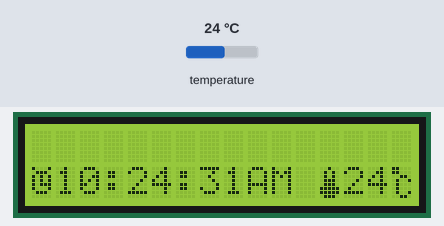
Recording of a sketch running on a simulated Arduino Uno, built with avr-gcc and run on an emulated ATmega328P. Shown: 16×2 character LCD. The test bench sets the inputs (shaded band); at power-on: temperature 24 °C. The local clock reads 2024-03-15 10:24:30 at power-on unless the sketch sets it.

Above: at 1.2 s.
1.3 s: temperature set to 9 °C
At 3.8 s:
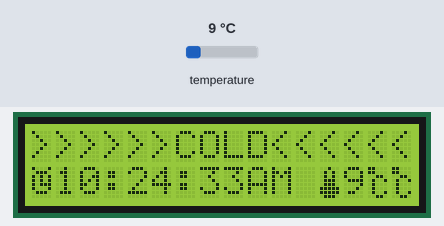
4.3 s: temperature set to 33 °C
At 5.8 s:
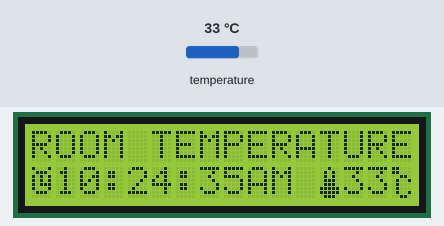
7.3 s: temperature set to 28 °C
At 8.4 s:
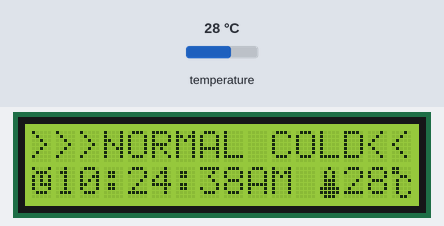
10.3 s: temperature set to 41 °C
At 12.8 s:
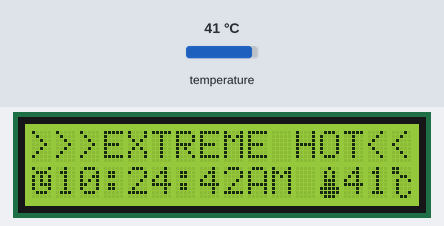
13.3 s: temperature set to 45 °C
At 13.47 s:
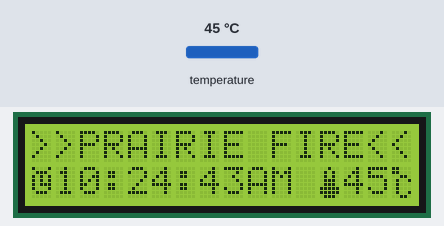
16.3 s: temperature set to 9 °C
At 19.6 s:
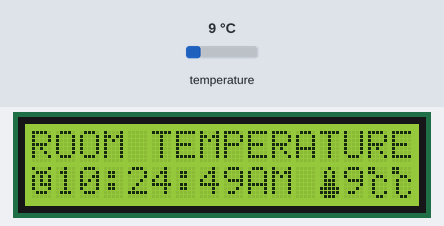
Timing chart, 0 to 20.3 s (numbered marks = the images above; inputs shaded):
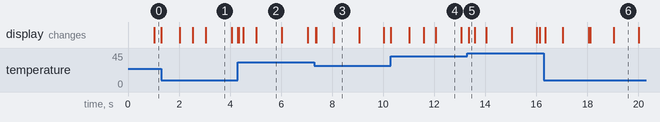

Measured:
- after the input at 1.3 s, the display: first changes at once (image 1 shows a later state)
- after the input at 4.3 s, the display: first changes at once (image 2 shows a later state)
- after the input at 7.3 s, the display: first differs from a run without the input after 0.08 s (image 3 shows a later state)
- after the input at 13.3 s, the display: changes after 0.06 s (image 5)
- after the input at 16.3 s, the display: first changes after 0.06 s (image 6 shows a later state)
- what the display in image 1 shows lasts 1.0 s, from 3.1 s to 4.1 s

The sketch:

temperatureStatusAndTime.ino
```cpp
// Temperature functions using a DS3231 RTC connected via I2C and Wire lib
#include <Wire.h>
#include <LiquidCrystal_I2C.h>
#include "RTClib.h"

RTC_DS3231 rtc;
LiquidCrystal_I2C lcd(0x27, 16, 2);

unsigned long blinkTime = 0;
String tempPosition;

byte Clock[8] =
  {
    0b10001,
    0b01110,
    0b10101,
    0b10101,
    0b10111,
    0b10001,
    0b01110,
    0b00000
  };
byte Thermometer[8] =  //icon for termometer
  {
    0b00100,
    0b01010,
    0b01010,
    0b01110,
    0b01110,
    0b11111,
    0b11111,
    0b01110
  };
byte degreeCentigrade[8] = {
  0b11000,
  0b11000,
  0b00110,
  0b01001,
  0b01000,
  0b01000,
  0b01001,
  0b00110
};

void setup() {
  Serial.begin(9600);

  lcd.init();       // initialize the lcd
  lcd.backlight();  //To Power ON the back light

  lcd.createChar(1, Clock);
  lcd.createChar(3, Thermometer);
  lcd.createChar(4, degreeCentigrade);

#ifndef ESP8266
  while (!Serial)
    ;  // wait for serial port to connect. Needed for native USB
#endif

  if (!rtc.begin()) {
    Serial.println("Couldn't find RTC");
    Serial.flush();
    while (1);
  }

  if (rtc.lostPower()) {
    Serial.println("RTC lost power, let's set the time!");
    rtc.adjust(DateTime(F(__DATE__), F(__TIME__)));//auto update from computer time
  }
}

void loop() {
  DateTime now = rtc.now();

  lcd.setCursor(0, 1);
      lcd.write(1);
      // lcd.print(" ");

      if(now.hour() == 0)
      {
        lcd.print("12");
      }
      else if(now.hour() > 12)
      {
          int Hour=now.hour()-12;
          if(Hour < 10)
          {
            lcd.print("0");
            lcd.print(Hour, DEC);
          }
          else{
            lcd.print(Hour, DEC);
          }
      }
      else
      {
        int Hour=now.hour();
        if(Hour < 10)
          {
            lcd.print("0");
            lcd.print(Hour, DEC);
          }
          else{
            lcd.print(Hour, DEC);
          }
      }

      lcd.print(':');
      if(now.minute() < 10)
      {
        lcd.print("0");
        lcd.print(now.minute(), DEC);
      }
      else
      {
        lcd.print(now.minute(), DEC);
      }
      lcd.print(':');
      if(now.second() < 10)
      {
        lcd.print("0");
        lcd.print(now.second(), DEC);
      }
      else
      {
        lcd.print(now.second(), DEC);
      }
      //AM PM srart
      if(now.hour() >= 12)
      {
        // lcd.print(" ");
        lcd.print("PM");
      }
      else
      {
        // lcd.print(" ");
        lcd.print("AM");
      }
      //AM PM end
      // time end

      lcd.print(" ");
      //temperature start
      lcd.write(3);
      int Temperature=(rtc.getTemperature());
      lcd.print(Temperature);
      lcd.write(4);
      //temperature end


  lcd.setCursor(0, 0);
  if (millis() - blinkTime > 4500) {
    lcd.print("ROOM TEMPERATURE");
    blinkTime = millis();
  }
  if (millis() - blinkTime > 2500) {
    lcd.print(tempPosition);
  }
  ///////////////////////////////////////
  if (Temperature <= 25.99) {
    tempPosition = ">>>>>>COLD<<<<<<";
  } else if (Temperature >= 26.00 && Temperature <= 30.99) {
    tempPosition = ">>>NORMAL COLD<<";
  } else if (Temperature >= 31.00 && Temperature <= 37.50) {
    tempPosition = ">>>>>NORMAL<<<<<";
  } else if (Temperature >= 37.51 && Temperature <= 40.99) {
    tempPosition = ">>>>>>>HOT<<<<<<";
  } else if (Temperature >= 41.00 && Temperature <= 43.99) {
    tempPosition = ">>>EXTREME HOT<<";
  } else if (Temperature >= 44.99) {
    tempPosition = ">>PRAIRIE FIRE<<";
  }
  //////////////////////////////////////
}
```
